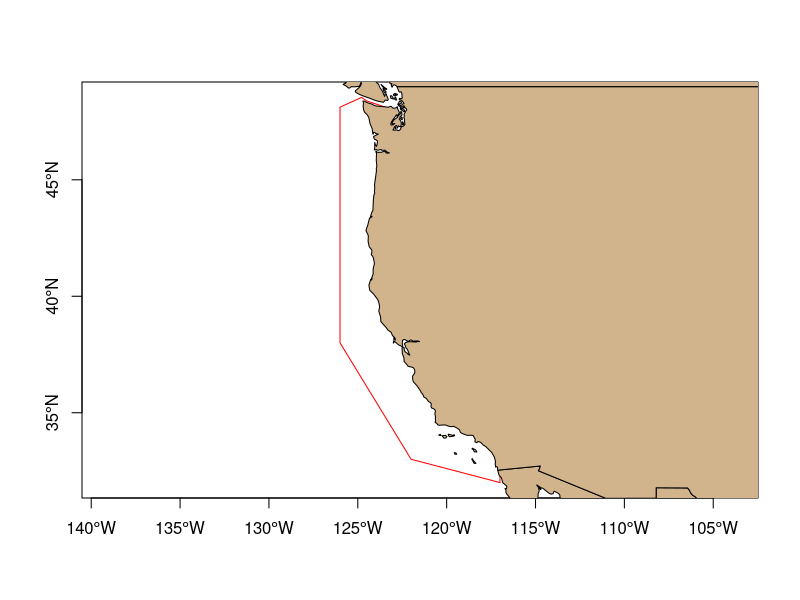

Recreate this plot in R. (Note: this script raises an error after producing the figure.)
# gridmaker.r --- creates uniform grid of decimal lat/longs based on 
#   input boundaries and pixel size (in degrees).
# Calculates area size of each pixel in square km

# Original code by Karin Forney and Elizabeth Becker
# Modified by Sam Woodman Nov 2018 so grid does not have to be rectangular.

# Note that there will be warning messages generated by some sf functions
#   regarding lat/long data


###############################################################################
# PREP
rm(list = ls())

# Run once to install needed packages
# install.packages(c("sf", "maps", "dplyr"))

library(sf)
library(maps)
library(dplyr)


###############################################################################
# VARIABLES SET BY USER

#------------------------------------------------------------------------------
### 1) Create map object for quick visualization of study area and grid

### EITHER ###
# Use this section if using longitude range [0, 360]
map.base <- st_as_sfc(maps::map('world2', plot = FALSE, fill = TRUE))

### OR ###
# Use this section if using longitude range [-180, 180]
# map.base <- st_as_sfc(maps::map('world', plot = FALSE, fill = TRUE))


#------------------------------------------------------------------------------
### 2) Define the study area (rectangular or otherwise)
# The centroids of the grid cells (NOT grid cell edges) will start 
#   at the bottom-left corner of the study area,
#   and thus proceed along the left and bottom edges of the study area.
# All grid cells whose centroids (NOT grid cell edges) are within 
#   the study area will be exported to the .csv file.
# Grid cells are not clipped at all by land

### EITHER ###
# Use this section to create a rectangular grid defined by min/max of lon/lat

# latmin <- 32.5
# latmax <- 42.0
# lonmin <- 360 - 125.0
# lonmax <- 360 - 118.0
# poly.df <- data.frame(
#   X1 = c(lonmax, lonmin, lonmin, lonmax, lonmax),
#   X2 = c(latmin, latmin, latmax, latmax, latmin)
# )

###  OR  ###
# Use this section to provide coordinates of a non-rectangular study area
# Coordinates must be entered as "c(lon, lat)" where all longitudes are in 
#   the same range (i.e. [0, 360] or [-180, 180]). 
# The first and the last set of coordinates must be the same.

list.vertices <- list(
  c(243, 32),
  c(238, 33),
  c(234, 38),
  c(234, 48.12),
  c(235.210364011, 48.5375173285),
  c(235.494102374, 48.3877105965),
  c(237, 48),
  c(237, 40),
  c(240, 36),
  c(243, 36),
  c(243, 32)
)
poly.df <- data.frame(do.call(rbind, list.vertices))


#------------------------------------------------------------------------------
### 3) Pixel size: the total length and width of each grid cell. 
# Thus, the shortest distance from a grid cell edge to 
#   the grid cell centroid will be (pixel / 2).

# pixel <- .225          # 25km
# pixel <- .090          # 10km
# pixel <- 0.10          # 0.1 degree for SeaGrant modeling project
# pixel <- 0.045         # 5km
pixel <- 0.027         # 3km
# pixel <- 0.018         # 2km


#------------------------------------------------------------------------------
### 4) Path and filename for output .csv file
# Output will be sorted by latitude and then by longitude

outfile <- paste0(
  "../whale-model-prep_data/Grid/", #Path to folder
  # paste0("Grid_Lat", latmin, "to", latmax, "_Lon", lonmin, "to", lonmax),
  "Grid_Nonrectangle", #Uncomment either this line or above line
  "_3km_WEAR.csv" # "_Step", pixel, "withArea.csv"
)


###############################################################################
# CODE RUN BY USER - NO CHANGES NEEDED

#------------------------------------------------------------------------------
# Create grid, etc.

### Create and visualize study area polygon; 4326 is WGS 84 coords
poly.bound <- st_sfc(st_polygon(list(as.matrix(poly.df))), crs = 4326)
plot(poly.bound, axes = TRUE, border = "red")
plot(map.base, add = TRUE, col = "tan")
# plot(poly.bound, add = TRUE, border = "red")

### Create grid (for areas) and get *centroids* of polygons.
grid <- st_make_grid(
  poly.bound, cellsize = pixel, 
  offset = st_bbox(poly.bound)[c("xmin", "ymin")] - pixel / 2
)
grid.cent <- st_set_precision(st_centroid(grid), 1e+10)

### Get the centroids that are within the study area
grid.cent.which <- unlist(st_intersects(poly.bound, grid.cent))

### Create data frame of centroid coordinates and area value
grid.cent.coords <- round(
  do.call(rbind, st_geometry(grid.cent)[grid.cent.which]), 
  10
)
lon <- grid.cent.coords[, 1]

grid.cent.df <- data.frame(
  lat = grid.cent.coords[, 2], 
  lon180 = ifelse(lon > 180, lon - 360, lon),
  lon360 = ifelse(lon < 0, lon + 360, lon),
  area_km = as.numeric(units::set_units(st_area(grid[grid.cent.which]), "km^2"))
) %>% 
  dplyr::arrange(lat, lon360) 


#------------------------------------------------------------------------------
# Save and visualize data

### Write data frame of centroid coordinates to .csv
write.csv(grid.cent.df, file = outfile, row.names = FALSE)

# ### Write grid to shapefile. Needs manual file output path
# grid.sa <- grid[grid.cent.which]
# st_write(grid.sa, "../whale-model-prep_data/shapefiles/grid_poly_027.shp")

# ### Visualize grid
# plot(grid[grid.cent.which], axes = TRUE)
# plot(poly.bound, add = TRUE, border = "red")
# plot(map.base, add = TRUE, col = "tan")

###############################################################################
# # Exp
# d <- eSDM::pts2poly_centroids(dplyr::select(grid.cent.df, lon180, lat, area_km), 0.027 / 2, crs = 4326) %>% 
#   mutate(base_idx = 1:85869)
# plot(st_geometry(d), border = "blue", add = TRUE)
# 
# x.land <- st_read("C:/SMW/Ensemble Case Study/GIS_Work/Shapefiles/World_countries_trunc.shp")
# plot(x.land, add = TRUE, fill = "green")
# 
# d.e <- st_erase(d, x.land) %>% 
#   mutate(area2_km = as.numeric(st_area(grid[grid.cent.which])) / 1e+06)
